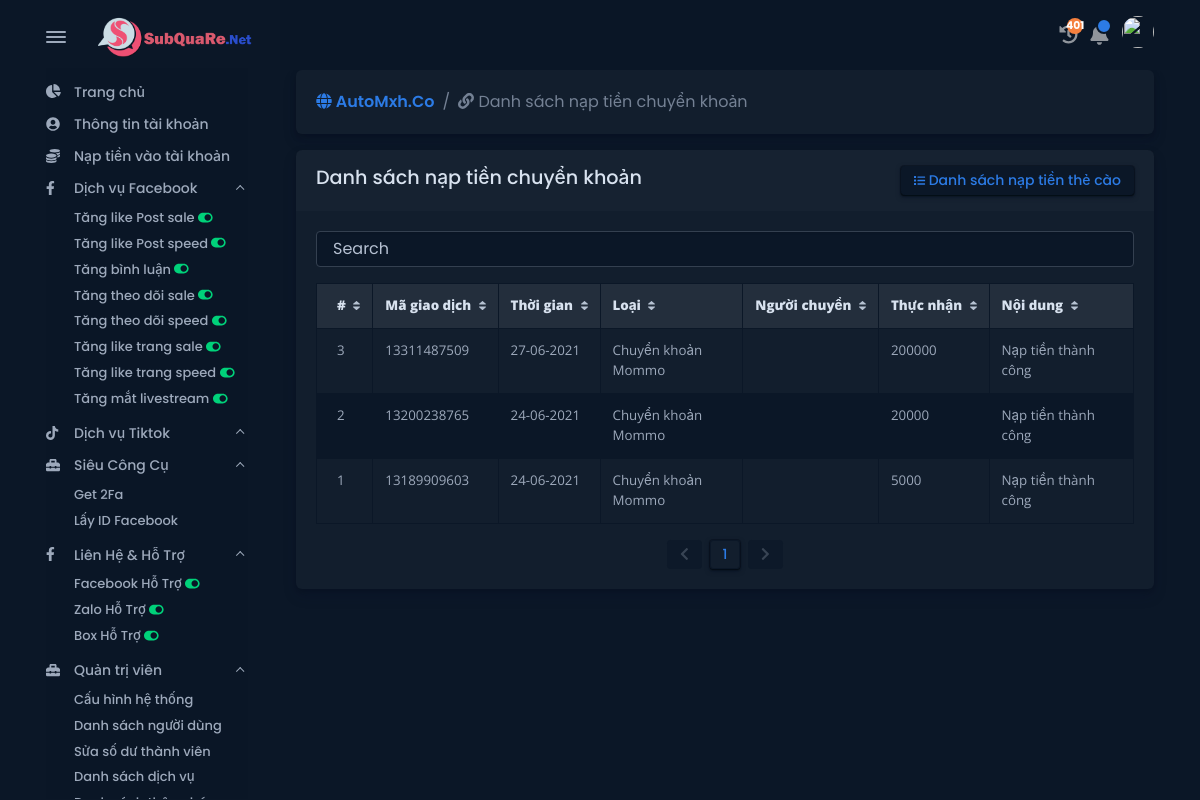
/administrator/recharge/banking/list.php (signed in), run on the app's committed database.
### tables this page shows
CREATE TABLE `table_site` (
  `site_id` int(11) NOT NULL,
  `site_title` varchar(250) NOT NULL,
  `site_logo` varchar(250) NOT NULL,
  `site_name` varchar(250) NOT NULL,
  `site_keyword` varchar(250) NOT NULL,
  `site_domain` varchar(250) NOT NULL,
  `site_fb_token` varchar(250) NOT NULL,
  `site_facebook` varchar(250) NOT NULL,
  `site_zalo` varchar(250) NOT NULL,
  `site_fanpage` varchar(250) NOT NULL,
  `site_mail_username` varchar(250) NOT NULL,
  `site_mail_password` varchar(250) NOT NULL,
  `site_autolike_partner_id` varchar(250) NOT NULL,
  `site_autolike_partner_key` varchar(250) NOT NULL,
  `site_mmo_partner_id` varchar(250) NOT NULL,
  `site_mmo_partner_key` varchar(250) NOT NULL,
  `site_card_partner_id` varchar(250) NOT NULL,
  `site_card_partner_key` varchar(250) NOT NULL,
  `site_status` varchar(250) NOT NULL,
  `site_time` varchar(20) NOT NULL
);

CREATE TABLE `table_banking` (
  `banking_id` int(11) NOT NULL,
  `banking_username` varchar(250) NOT NULL,
  `banking_code` varchar(250) NOT NULL,
  `banking_type` varchar(250) NOT NULL,
  `banking_transfer` varchar(250) NOT NULL,
  `banking_amount` varchar(250) NOT NULL,
  `banking_content` varchar(250) NOT NULL,
  `banking_status` varchar(250) NOT NULL,
  `banking_time` varchar(20) NOT NULL
);

### _config.php (called while the page is built, shortened)
<?php
$conn = mysqli_connect('localhost', 'root', '', 'subquare') or die('Không thể kết nối đến cơ sở dữ liệu, vui lòng thử lại.');
mysqli_set_charset($conn, "utf8");
$check_site                = mysqli_fetch_assoc(mysqli_query($conn, "SELECT * FROM table_site WHERE site_id = '1'"));
$site_name                 = $check_site['site_name'];
?>

### administrator/recharge/banking/list.php (the view, shortened to what this page needs)
<?php
require_once '../../../_config.php';
require_once '../../../includes/header.php';
require_once '../../../includes/navbar.php';
?>
<div class="card mb-3">
    <div class="bg-holder d-none d-lg-block bg-card"></div>
    <div class="card-body position-relative">
        <div class="row">
            <div class="col-lg-8">
                <ol class="breadcrumb">
                    <li class="breadcrumb-item font-sans-serif"><a href="/"><strong><i class="fas fa-globe"></i>
                                <?=$site_name;?></strong></a></li>
                    <li class="breadcrumb-item font-sans-serif active" aria-current="page"><i class="fas fa-link"></i>
                    Danh sách nạp tiền chuyển khoản</li>
                </ol>
            </div>
        </div>
    </div>
</div>
<div class="row g-0">
    <div class="card mb-3">
        <div class="card-header bg-light">
            <div class="row justify-content-between">
                <div class="col-md-auto">
                    <h5 class="mb-3 mb-md-0">Danh sách nạp tiền chuyển khoản
                    </h5>
                </div>
                <div class="col-md-auto"><a class="btn btn-falcon-primary btn-sm"
                        href="/administrator/recharge/card/list"><span class="fas fa-list fs--2 mr-1"></span> Danh sách nạp tiền thẻ cào</a>
                </div>
            </div>
        </div>
        <div class="card-body">
            <div id="tableExample2"
                data-list='{"valueNames":["banking_id","banking_code","banking_time","banking_type","banking_transfer","banking_amount","banking_content"],"page":10,"pagination":true}'>
                <div class="mb-3">
                    <input class="search form-control" placeholder="Search" />
                </div>
                <div class="table-responsive scrollbar">
                    <table class="table table-bordered table-striped fs--1 mb-0">
                        <thead class="bg-200 text-900">
                            <tr>
                                <th class="sort" data-sort="banking_id"><b>#</b>
                                </th>
                                <th class="sort" data-sort="banking_code"><b>Mã giao dịch</b>
                                </th>
                                <th class="sort" data-sort="banking_time"><b>Thời gian</b>
                                </th>
                                <th class="sort" data-sort="banking_type"><b>Loại</b>
                                </th>
                                <th class="sort" data-sort="banking_transfer"><b>Người chuyển</b>
                                </th>
                                <th class="sort" data-sort="banking_amount"><b>Thực nhận</b>
                                </th>
                                <th class="sort" data-sort="banking_content"><b>Nội dung</b>
                                </th>
                            </tr>
                        </thead>
                        <tbody class="list">
                            <?php
                        $result = mysqli_query($conn,"SELECT * FROM table_banking ORDER BY banking_id DESC LIMIT 0,100");
                        while($row = mysqli_fetch_assoc($result)){
                        ?>
                            <tr>
                                <td class="banking_id"><?=$row['banking_id'];?></td>
                                <td class="banking_code"><?=$row['banking_code'];?></td>
                                <td class="banking_time"><?php echo date('d-m-Y', $row['banking_time']);?></td>
                                <td class="banking_type"><?=$row['banking_type'];?></td>
                                <td class="banking_transfer"><?=$row['banking_transfer'];?></td>
                                <td class="banking_amount"><?=$row['banking_amount'];?></td>
                                <td class="banking_content"><?=$row['banking_content'];?></td>
                            </tr>
                            <?php } ?>
                        </tbody>
                    </table>
                </div>
                <div class="d-flex justify-content-center mt-3">
                    <button class="btn btn-sm btn-falcon-default me-1" type="button" title="Previous"
                        data-list-pagination="prev">
                        <span class="fas fa-chevron-left">
                        </span>
                    </button>
                    <ul class="pagination mb-0">
                    </ul>
                    <button class="btn btn-sm btn-falcon-default ms-1" type="button" title="Next"
                        data-list-pagination="next">
                        <span class="fas fa-chevron-right">
                        </span>
                    </button>
                </div>
            </div>
        </div>
    </div>
</div>
<?php require_once '../../../includes/footer.php'; ?>

### data on the page
table_site: site_name "AutoMxh.Co"
table_banking: banking_id "3", banking_code "13311487509", banking_time "27-06-2021", banking_type "Chuyển khoản Mommo", banking_amount "200000", banking_content "Nạp tiền thành công"
table_banking: banking_id "2", banking_code "13200238765", banking_time "24-06-2021", banking_type "Chuyển khoản Mommo", banking_amount "20000", banking_content "Nạp tiền thành công"
table_banking: banking_id "1", banking_code "13189909603", banking_time "24-06-2021", banking_type "Chuyển khoản Mommo", banking_amount "5000", banking_content "Nạp tiền thành công"

### other printed values
$total_service_buy "401"
